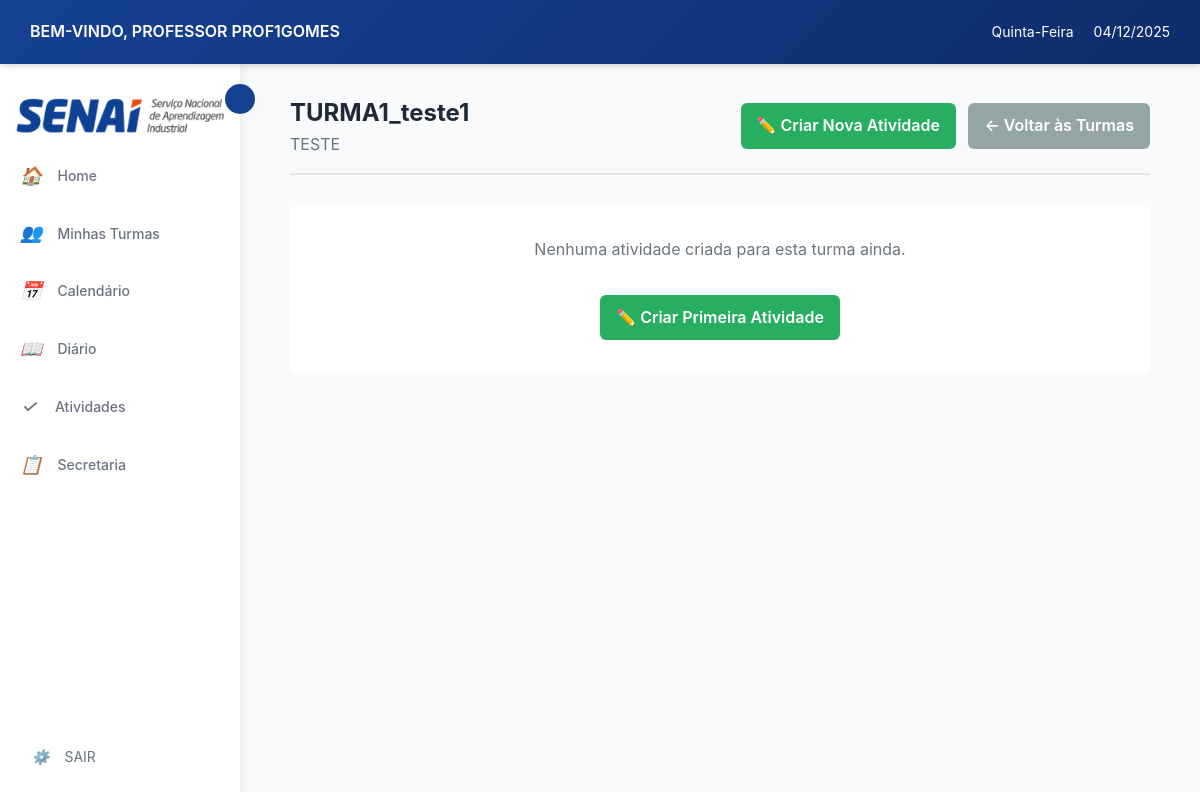
Before: /professor/turma/1/atividades/ (signed in) with the older database file.
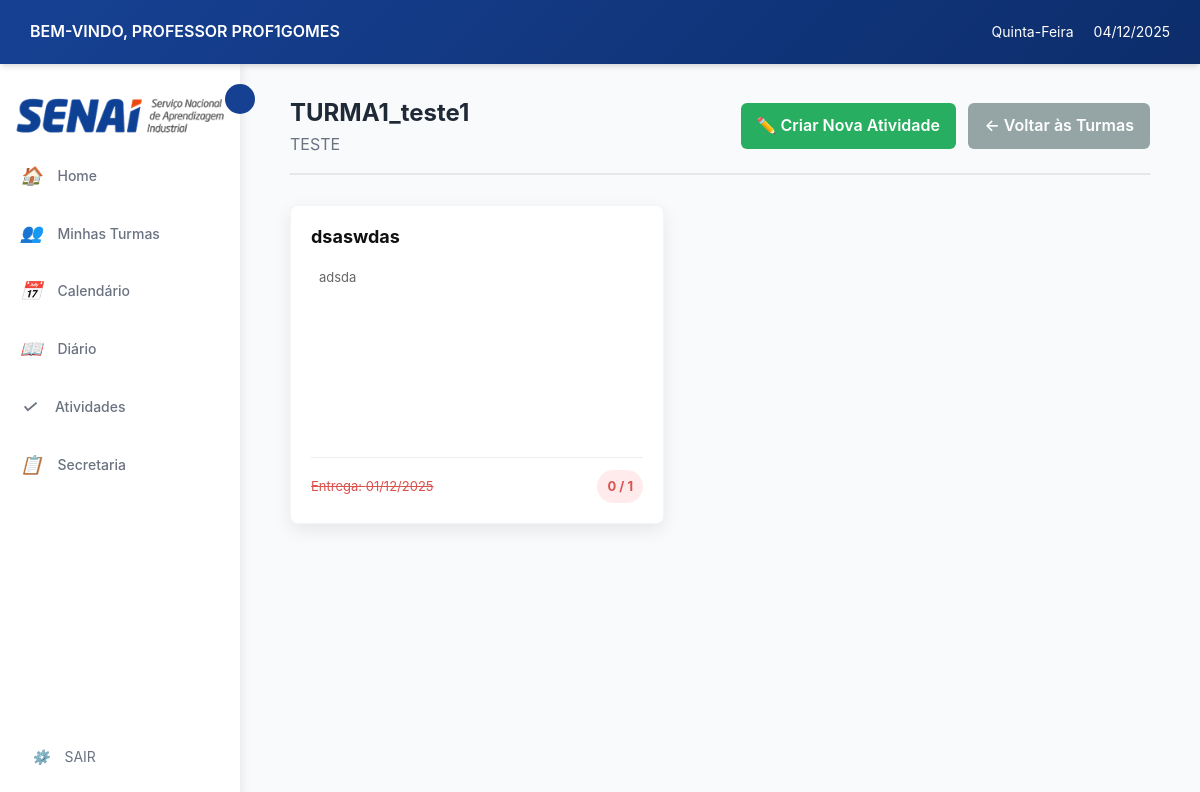
After: the same page with the newer database file.
### atividades/models.py (models this page shows)
class Atividade(models.Model):
    TIPO_ARQUIVO = [
        ('pdf', 'PDF'),
        ('doc', 'DOC'),
        ('docx', 'DOCX'),
        ('imagem', 'Imagem'),
        ('outro', 'Outro'),
    ]
    atividade_id = models.AutoField(primary_key=True)
    turma = models.ForeignKey('cursos.Turma', on_delete=models.CASCADE)
    tipo = models.ForeignKey(TipoAtividade, on_delete=models.SET_NULL, null=True, blank=True) # Novo campo
    titulo = models.CharField(max_length=200)
    descricao = models.TextField(blank=True, null=True)
    tipo_material = models.CharField(max_length=10, choices=TIPO_ARQUIVO, blank=True, null=True)
    url_material = models.URLField(blank=True, null=True)
    arquivo = models.FileField(upload_to='atividades_files/', blank=True, null=True)
    data_entrega = models.DateTimeField(blank=True, null=True)
    class Meta:
        db_table = 'Atividades'

### professor/views.py (the view)
# urls.py: path('turma/<int:turma_id>/atividades/', views.listar_atividades, name='listar_atividades'),
@login_required
@professor_required
def listar_atividades(request, turma_id):
    professor = Professor.objects.get(usuario=request.user)
    turma = get_object_or_404(Turma, turma_id=turma_id, professor=professor)
    atividades = Atividade.objects.filter(turma=turma).order_by('-atividade_id')
    atividades_info = []
    total_alunos = Matricula.objects.filter(turma=turma).count()
    for atividade in atividades:
        entregues_qs = AtividadeEntregue.objects.filter(atividade=atividade)
        entregues_count = entregues_qs.count()
        hoje = timezone.now().date()
        data_entrega = None
        if atividade.data_entrega:
            if isinstance(atividade.data_entrega, datetime.datetime):
                data_entrega = atividade.data_entrega.date()
            else:
                data_entrega = atividade.data_entrega
        atrasada = data_entrega and data_entrega < hoje
        atividades_info.append({
            'atividade': atividade,
            'entregues_count': entregues_count,
            'total_alunos': total_alunos,
            'atrasada': atrasada,      # <- adicionamos isso
        })
    context = {
        'turma': turma,
        'atividades_info': atividades_info
    }
    return render(request, 'professor/listar_atividades.html', context)

### professor/templates/professor/listar_atividades.html (shortened to what this page needs)
{% extends 'professor/base.html' %}
{% load static %}
{% block content %}
<div class="dashboard-container">
    <div class="content-header" style="display: flex; justify-content: space-between; align-items: center; ">
        <div class="content">
            <h2>{{ turma.nome }}</h2>
            <p class="text-muted">{{ turma.curso.descricao }}</p>
        </div>
        <div>
            <a href="{% url 'atividades:adicionar_atividade' %}?turma={{ turma.turma_id }}" class="btn-primary-green">
                ✏️ Criar Nova Atividade
            </a>
            <a href="{% url 'professor:turmas_por_curso' turma.curso.id %}" class="btn-secondary-gray">
                ← Voltar às Turmas
            </a>
        </div>
    </div>
    {% if atividades_info %}
    <div class="atividades-container">
        {% for info in atividades_info %}
        {% with atividade=info.atividade %}
        <a href="{% url 'professor:atividade_detalhe' turma.turma_id atividade.atividade_id %}" class="atividade-card-link">
            <div class="atividade-card">
                <div class="atividade-card-top">
                    <h3 class="atividade-card-titulo">{{ atividade.titulo }}</h3>
                    <p class="atividade-card-descricao">{{ atividade.descricao }}</p>
                </div>
                <div class="atividade-card-bottom">
                    <small class="atividade-card-data {% if info.atrasada %}data-atrasada{% endif %}">
                        Entrega: {% if atividade.data_entrega %}{{ atividade.data_entrega|date:"d/m/Y" }}{% else %}—{% endif %}
                    </small>
                    <span class="atividade-card-badge {% if info.atrasada %}badge-atrasada{% endif %}">
                        {{ info.entregues_count }} / {{ info.total_alunos }}
                    </span>
                </div>
            </div>
        </a>
        {% endwith %}
        {% endfor %}
    </div>
    {% else %}
    <div class="empty-state">
        <p>Nenhuma atividade criada para esta turma ainda.</p>
        <a href="{% url 'atividades:adicionar_atividade' %}?turma={{ turma.turma_id }}" class="btn-primary-green">
            ✏️ Criar Primeira Atividade
        </a>
    </div>
    {% endif %}
</div>
{% endblock %}

Changed rows visible on the page:
added Atividade: atividade.titulo "dsaswdas", atividade.descricao "adsda", atividade.data_entrega "01/12/2025", entregues_count "0", total_alunos "1"
Other visible differences:
text no longer shown: "Nenhuma atividade criada para esta turma ainda. ✏️ Criar Primeira Atividade"
